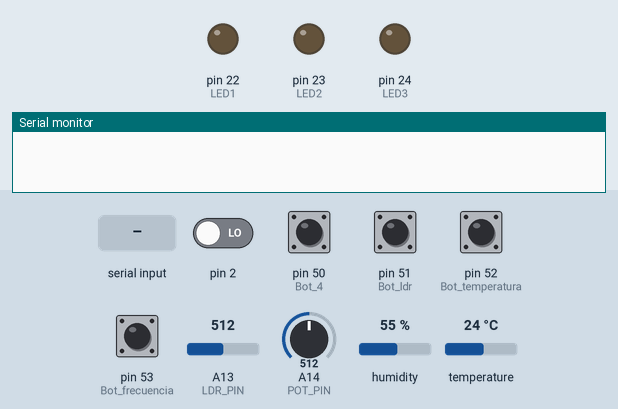
A sketch run on a simulated Arduino Mega 2560, built with avr-gcc and run on an emulated ATmega2560. Shown: output pins drawn as LEDs (lit = HIGH), the last lines printed to the serial monitor. The inputs (shaded band) are chosen by the test bench; at power-on: pin 50 (Bot_4), pin 51 (Bot_ldr), pin 52 (Bot_temperatura), pin 53 (Bot_frecuencia) HIGH, pin 2 LOW, A13 (LDR_PIN) = 512, A14 (POT_PIN) = 512, humidity 55 %, temperature 24 °C.

Above: at 1.2 s.
1.3 s: "LED1\n" received over the second serial link
At 2.1 s:
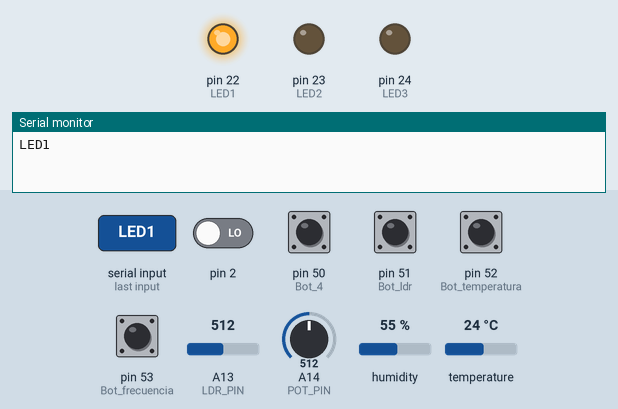
2.8 s: "LED2\n" received over the second serial link
At 3.3 s:
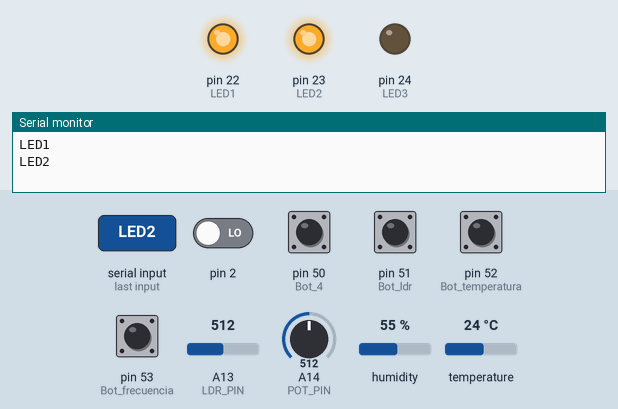
4.3 s: "LED1OFF\n" received over the second serial link
At 5.7 s:
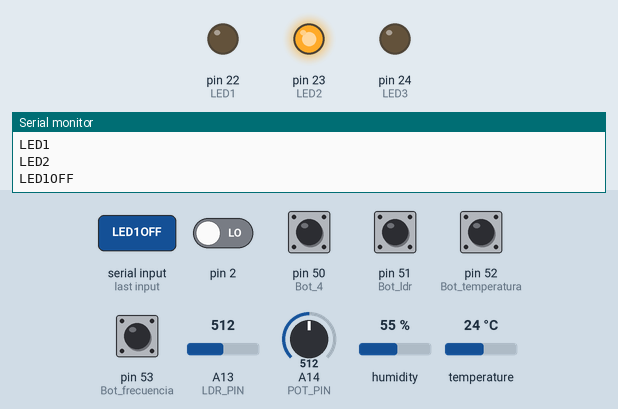
Timing chart, 0 to 7.3 s (numbered marks = the images above; inputs shaded):
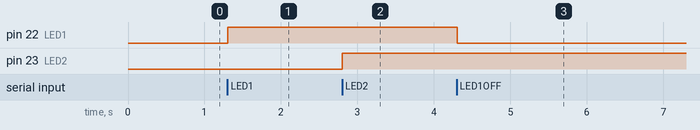

The sketch:

ARDUINO_MEGA.ino
```cpp
#include <DHT.h>
#define DHTPIN A15
#define DHTTYPE DHT11
DHT dht(DHTPIN, DHTTYPE);

#define LDR_PIN A13
#define POT_PIN A14

#define LED1 22
#define LED2 23
#define LED3 24

#define Bot_frecuencia 53
#define Bot_temperatura 52
#define Bot_ldr 51
#define Bot_4 50

volatile unsigned long cuenta = 0;
unsigned long t_ini;

int estadoAnteriorFreq = HIGH;
int estadoAnteriorTemp = HIGH;
int estadoAnteriorLDR = HIGH;
int estadoAnterior4 = HIGH;

void setup() {

  pinMode(LED1, OUTPUT);
  pinMode(LED2, OUTPUT);
  pinMode(LED3, OUTPUT);

  pinMode(Bot_frecuencia, INPUT_PULLUP);
  pinMode(Bot_temperatura, INPUT_PULLUP);
  pinMode(Bot_ldr, INPUT_PULLUP);
  pinMode(Bot_4, INPUT_PULLUP);

  Serial.begin(9600);
  Serial1.begin(9600);

  attachInterrupt(digitalPinToInterrupt(2), medirFrecuencia, RISING);

  dht.begin();
}
void medirFrecuencia() {
  cuenta++;
}
void loop() {
  int estadoActualFreq = digitalRead(Bot_frecuencia);
  int estadoActualTemp = digitalRead(Bot_temperatura);
  int estadoActualLDR  = digitalRead(Bot_ldr);
  int estadoActualBot_4 = digitalRead(Bot_4);

  float voltaje = analogRead(POT_PIN) * (5.0 / 1023.0);
  float ldrValor = analogRead(LDR_PIN);
  float Vcc = 5.0;
float Rc = 10000; // resistencia fija de 10k ohmios
float Rmin = 470;   // resistencia de la LDR con mucha luz
float Rmax = 10000; // resistencia de la LDR con poca luz

  float Vin = (ldrValor / 1023.0) * Vcc;

  float Rldr = (Vin * Rc) / (Vcc - Vin);

  float luz = (Rmax - Rldr) / (Rmax - Rmin) * 100.0;

  luz = constrain(luz, 0.0, 100.0);

  float temperatura = dht.readTemperature();

  if (estadoAnteriorFreq == HIGH && estadoActualFreq == LOW) {
    cuenta = 0;
    t_ini = millis();
    while (millis() - t_ini < 1000) {
      delay(1);
    }

    Serial1.print("Frecuencia: ");
    Serial1.print(cuenta);
    Serial1.println(" Hz");
    Serial.print("Frecuencia: ");
    Serial.println(cuenta);
  }

  if (estadoAnteriorTemp == HIGH && estadoActualTemp == LOW) {
      Serial1.print("Temperatura: ");
      Serial1.print(temperatura);
      Serial1.println(" C");
      Serial.print("Temperatura: ");
      Serial.println(temperatura);
  }

  if (estadoAnteriorLDR == HIGH && estadoActualLDR == LOW) {
    Serial1.print("Luz: ");
    Serial1.print(luz);
    Serial1.println(" %");
  }

  if (estadoAnterior4 == HIGH && estadoActualBot_4 == LOW) {
    Serial1.print("Frecuencia: ");
    Serial1.print(cuenta);
    Serial1.println(" Hz");

    Serial1.print("Temperatura: ");
    Serial1.print(temperatura);
    Serial1.println(" C");

    Serial1.print("Luz: ");
    Serial1.print(luz);
    Serial1.println(" %");

    if (voltaje >= 2.0 && voltaje <= 4.0) {
      Serial1.print("Voltaje: ");
      Serial1.println(voltaje);
    }
  }

  estadoAnteriorFreq = estadoActualFreq;
  estadoAnteriorTemp = estadoActualTemp;
  estadoAnteriorLDR = estadoActualLDR;
  estadoAnterior4 = estadoActualBot_4;

  if (Serial1.available()) {
    String comando = Serial1.readStringUntil('\n');
    comando.trim();
    Serial.println(comando);
    if (comando == "OK") {
    return;
  }
    if (comando == "F") {
      Serial1.print("Frecuencia: ");
      Serial1.print(cuenta);
      Serial1.println(" Hz");
    }
     else if (comando == "T") {
        Serial1.print("Temperatura: ");
        Serial1.print(temperatura);
        Serial1.println(" C");
      }
     else if (comando == "L") {
      Serial1.print("Luz: ");
      Serial1.print(luz);
      Serial1.println(" %");
    } else if (comando == "A")
      {
      Serial1.print("Frecuencia: ");
      Serial1.print(cuenta);
      Serial1.println(" Hz");

      Serial1.print("Temperatura: ");
      Serial1.print(temperatura);
      Serial1.println(" C");

      Serial1.print("Luz: ");
      Serial1.print(luz);
      Serial1.println(" %");

      if (voltaje >= 2.0 && voltaje <= 4.0)
      {
      Serial1.print("Voltaje: ");
      Serial1.println(voltaje);
      }
    }
    else if (comando == "LED1") digitalWrite(LED1, HIGH);
    else if (comando == "LED1OFF") digitalWrite(LED1, LOW);
    else if (comando == "LED2") digitalWrite(LED2, HIGH);
    else if (comando == "LED2OFF") digitalWrite(LED2, LOW);
    else if (comando == "LED3") digitalWrite(LED3, HIGH);
    else if (comando == "LED3OFF") digitalWrite(LED3, LOW);
  }
}
```

Measured:
- after the input at 1.3 s, pin 22 (LED1): LOW → HIGH at once
- after the input at 2.8 s, pin 23 (LED2): LOW → HIGH at once
- after the input at 4.3 s, pin 22 (LED1): HIGH → LOW at once
